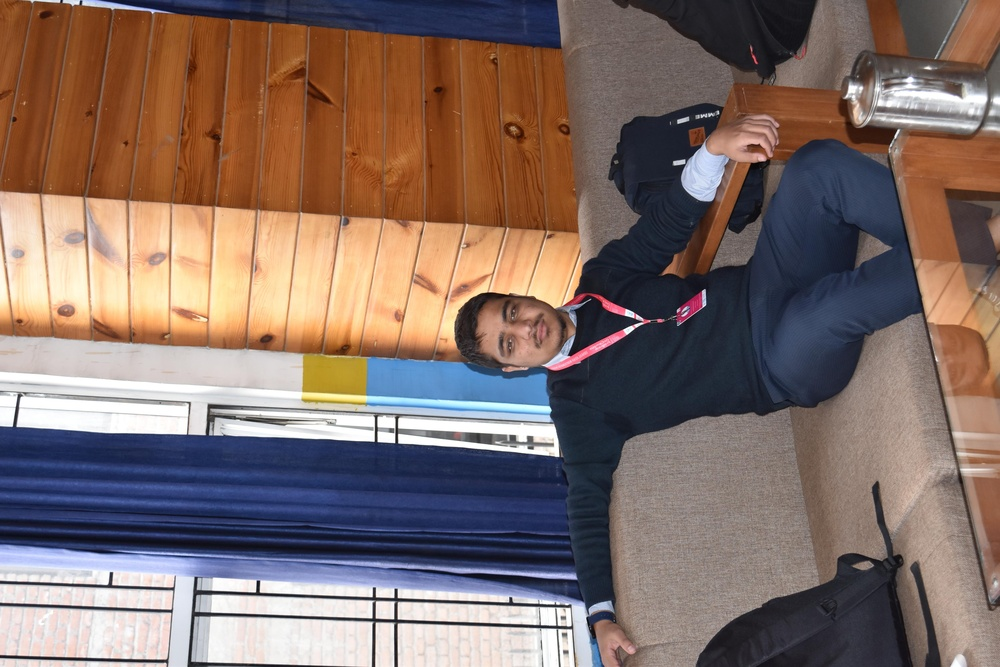
#> input picture Mirrored_image.jpg, 1000 x 667 px, shrunk from 4496 x 3000 before the run
$ python 27_ImageMirror.py
#> lines starting #> are read from the running program, lines starting #| are printed output that depends on the picture

# pip install pillow
# Image Mirroring

from PIL import Image

# Input image name
Original = input('Enter Image Name : ')
#> the answer given: Mirrored_image.jpg

# Open the original image
img = Image.open(Original)
#> img is the input picture: PIL image 1000x667 RGB; mean R, G, B 129.3, 109.5, 103

# Create a mirrored version by flipping horizontally (left to right)
Mirror = img.transpose(Image.FLIP_LEFT_RIGHT)
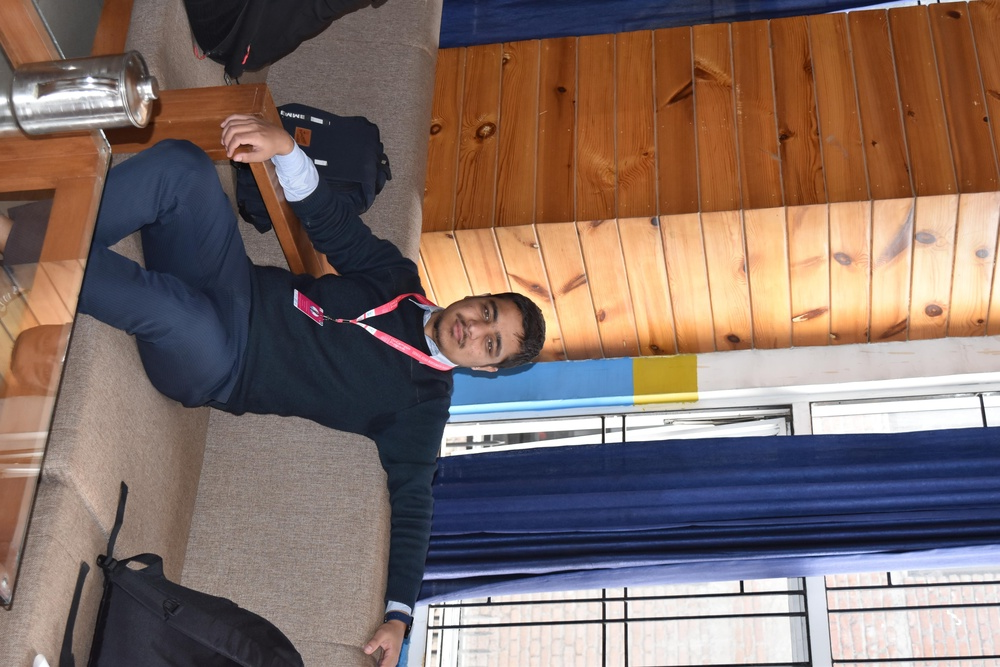
#> Mirror: PIL image 1000x667 RGB; mean R, G, B 129.3, 109.5, 103

# Save the mirrored image
Mirrored = 'Mirrored_' + Original
Mirror.save(Mirrored)

# Open and display the mirrored image
Mirror.show()
